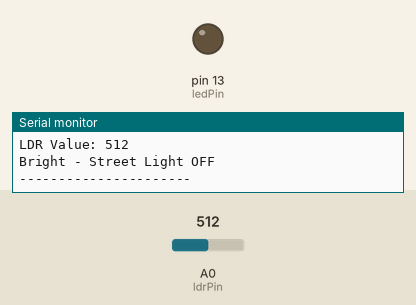
The sketch below on a simulated Arduino Uno, built with avr-gcc and run on an emulated ATmega328P. On the bench: output pins drawn as LEDs (lit = HIGH), the last lines printed to the serial monitor. The inputs (shaded band) are chosen by the test bench; at power-on: A0 (ldrPin) = 512.

Above: at 1.8 s.
1.9 s: A0 (ldrPin) set to 484
At 2.8 s:
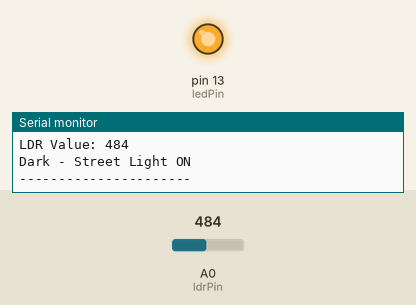
3.5 s: A0 (ldrPin) set to 510
At 4.4 s:
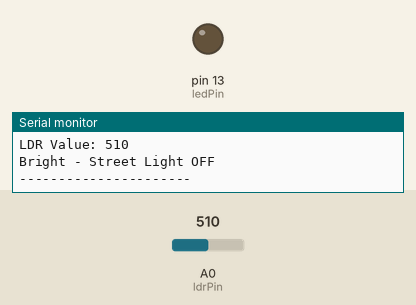
5.5 s: A0 (ldrPin) set to 490
At 7.2 s:
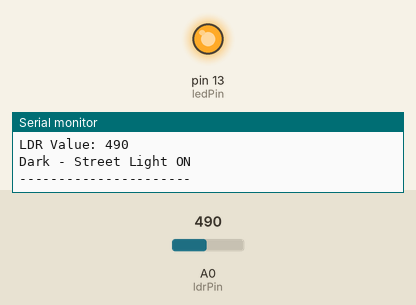
Timing chart, 0 to 8.7 s (numbered marks = the images above; inputs shaded):
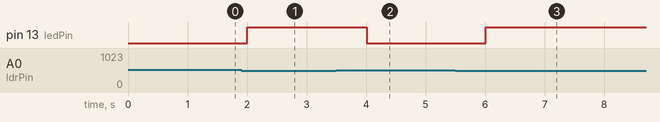

The sketch:

sketch_jul24b.ino
```cpp
// Task 3: Automatic Street Light Control System

int ldrPin = A0;
int ledPin = 13;

int ldrValue;

// Threshold value
int threshold = 500;

void setup() {
  Serial.begin(9600);

  pinMode(ledPin, OUTPUT);
}

void loop() {

  // Read the LDR value
  ldrValue = analogRead(ldrPin);

  // Display the LDR value
  Serial.print("LDR Value: ");
  Serial.println(ldrValue);

  // Check the light intensity
  if (ldrValue < threshold) {

    // Dark condition
    digitalWrite(ledPin, HIGH);
    Serial.println("Dark - Street Light ON");
  }
  else {

    // Sufficient light condition
    digitalWrite(ledPin, LOW);
    Serial.println("Bright - Street Light OFF");
  }

  Serial.println("----------------------");

  delay(1000);
}
```

Measured:
- the behaviour switches between 500 and 499 on A0 (ldrPin) (found by bisection; images 0 and 1)
- after the input at 1.9 s, pin 13 (ledPin): LOW → HIGH after 0.11 s
- after the input at 3.5 s, pin 13 (ledPin): HIGH → LOW after 0.51 s
- after the input at 5.5 s, pin 13 (ledPin): LOW → HIGH after 0.51 s
